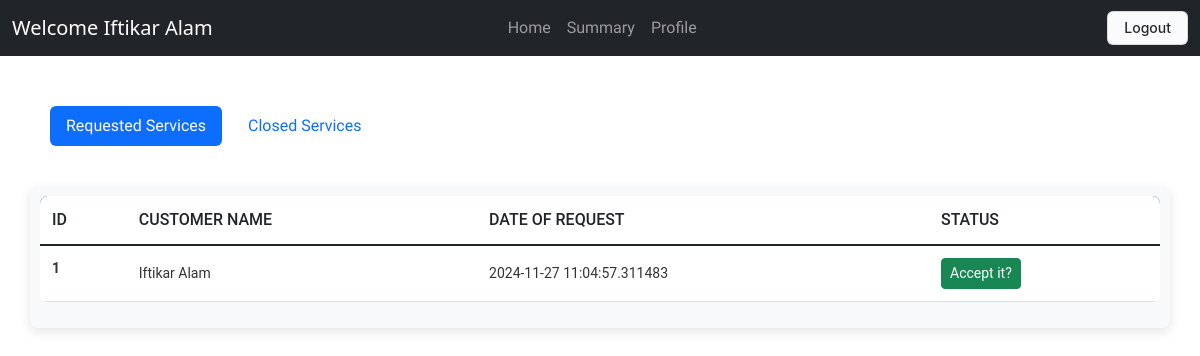
/professional/4 (signed in), run on the app's committed database.
### application/models.py (models this page shows)
class Professional(db.Model):
    id=db.Column(db.Integer, primary_key=True)
    user_id = db.Column(db.Integer, db.ForeignKey('user.id'), nullable = False)
    user = db.relationship('User', back_populates='professional')
    fullname= db.Column(db.String(80))
    address= db.Column(db.String(200))
    pincode=db.Column(db.Integer)
    phone_no=db.Column(db.Integer)
    service_id = db.Column(db.Integer, db.ForeignKey('service.id'))
    experience=db.Column(db.Integer)

class ServiceRequest(db.Model):
    id = db.Column(db.Integer, primary_key=True)
    customer_name = db.Column(db.String(150))
    professional_name = db.Column(db.String(150))
    service_name = db.Column(db.String(150))
    service_id = db.Column(db.Integer, db.ForeignKey('service.id'), nullable=False)
    customer_id = db.Column(db.Integer, db.ForeignKey('user.id'), nullable=False)
    professional_id = db.Column(db.Integer, db.ForeignKey('professional.id'))
    date_of_request = db.Column(db.DateTime)
    date_of_completion = db.Column(db.DateTime)
    status = db.Column(db.String(25), default="requested")
    remarks = db.Column(db.String(250))

### application/controllers.py (the view)
@app.route('/professional/<int:id>', methods=['GET','POST'])
@roles_required("professional")
def professional(id):
    user=Professional.query.filter_by(user_id=id).first()
    services=ServiceRequest.query.filter_by(professional_id=id)
    if user.user.is_blocked or not user.user.active:
        return abort(403)
    service_request=ServiceRequest.query.filter_by(professional_id=id)
    return render_template('professional_dashboard.html',user=user, services=services, service_request=service_request)

### templates/professional_dashboard.html (shortened to what this page needs)
<!DOCTYPE html>
<html lang="en">
<head>
    <link rel="stylesheet" href="/static/common.css">
    <link href="https://cdn.jsdelivr.net/npm/bootstrap@5.3.0-alpha1/dist/css/bootstrap.min.css" rel="stylesheet">
</head>
<body>
    <nav class="navbar navbar-expand-lg navbar-dark bg-dark">
      <div class="container-fluid">
          <a class="navbar-brand" href="#">Welcome {{user.fullname}}</a>
          <div class="collapse navbar-collapse" id="navbarNav" >
              <ul class="navbar-nav ms-auto" style="display: flex; justify-content: center; width: 100%; padding-right: 15%;" >
                  <li class="nav-item"><a class="nav-link" href="/professional/{{user.user_id}}">Home</a></li>
                  <li class="nav-item"><a class="nav-link" href="/summary/{{user.user_id}}">Summary</a></li>
                  <li class="nav-item"><a class="nav-link" href="/profile/{{user.user_id}}">Profile</a></li>
              </ul>
          </div>
          <div class="nav-link" style="display: flex;">
            <a href="/logout"> <button class="button-4">Logout</button></a>
          </div>
        </div>
    </nav>
  <main style="margin: 30px;">
    <ul class="nav nav-pills mb-3" id="pills-tab" role="tablist" style="padding: 20px;">
      <li class="nav-item" role="presentation">
        <button class="nav-link active" id="Requested-services-tab" data-bs-toggle="pill" data-bs-target="#Requested-services" type="button" role="tab" aria-controls="Requested-services" aria-selected="true"> Requested Services </button>
      </li>
      <li class="nav-item" role="presentation" style="margin-left: 10px;">
        <button class="nav-link" id="closed-services-tab" data-bs-toggle="pill" data-bs-target="#closed-services" type="button" role="tab" aria-controls="closed-services" aria-selected="false"> Closed Services </button>
      </li>
    </ul>
    <div class="tab-content" id="pills-tabContent">
      <div class="tab-pane fade show active" id="Requested-services" role="tabpanel" aria-labelledby="Requested-services-tab" tabindex="0">
        <div class="tableMain" >
          <table class="table">
              <thead>
                <tr>
                  <th scope="col">ID</th>
                  <th scope="col">Customer Name</th>
                  <th scope="col">Date of Request</th>
                  <th scope="col">Status</th>
                </tr>
              </thead>
              <tbody class="table-group-divider">
              {% for service in service_request %}
              {% if service.status != 'closed'%}
                <tr>
                  <th scope="row">{{loop.index}}</th>
                  <td>{{service.customer_name}}</td>
                  <td>{{service.date_of_request}}</td>
                  <td>{% if service.status == 'requested' %}
                    <a href="/accept_req/{{ service.id }}" class="btn btn-sm btn-success">Accept it?</a>
                    {% elif service.status == 'closed' %}
                    closed
                    {% elif service.status == 'accepted' %}
                    Accepted
                    {% else %}
                    Rejected
                    {% endif %}</td>
                </tr>
              {% endif %}
              {% endfor %}
              </tbody>
            </table>
       </div>
      </div>
    </div>
  </main>
</body>
</html>

### static/common.css (style rules this page uses)
body { font-family: "Josefin Sans", serif; }
li { font-family: "Rowdies", sans-serif; font-weight: 400; font-style: normal; }
.tableMain { width: 100%; overflow-x: auto; margin: 20px 0; padding: 10px; background-color: #f8f9fa; border-radius: 8px; box-shadow: 0 4px 12px rgba(0, 0, 0, 0.1); }
.table { width: 100%; border-collapse: collapse; font-family: 'Roboto', sans-serif; text-align: left; background-color: white; border-radius: 8px; overflow: hidden; }
.table thead { background-color: #012a52; color: white; font-size: 16px; text-transform: uppercase; }
.table thead th { padding: 12px; font-weight: 500; }
.table tbody tr { border-bottom: 1px solid #ddd; transition: background-color 0.2s ease; }
.table tbody td, .table tbody th { padding: 12px; font-size: 14px; color: #333; }
.table tbody td { vertical-align: middle; }
.button-4 { appearance: none; background-color: #FAFBFC; border: 1px solid rgba(27, 31, 35, 0.15); border-radius: 6px; box-shadow: rgba(27, 31, 35, 0.04) 0 1px 0, rgba(255, 255, 255, 0.25) 0 1px 0 inset; box-sizing: border-box; color: #24292E; cursor: pointer; display: inline-block; font-family: -apple-system, system-ui, "Segoe UI", Helvetica, Arial, sans-serif, "Apple Color Emoji", "Segoe UI Emoji"; font-size: 14px; font-weight: 500; line-height: 20px; list-style: none; padding: 6px 16px; position: relative; transition: background-color 0.2s cubic-bezier(0.3, 0, 0.5, 1); user-select: none; -webkit-user-select: none; touch-action: manipulation; vertical-align: middle; white-space: nowrap; word-wrap: break-word; }
.button-4:before { display: none; }

### data on the page
Professional: fullname "Iftikar Alam"
ServiceRequest: customer_name "Iftikar Alam", date_of_request "2024-11-27 11:04:57.311483"
